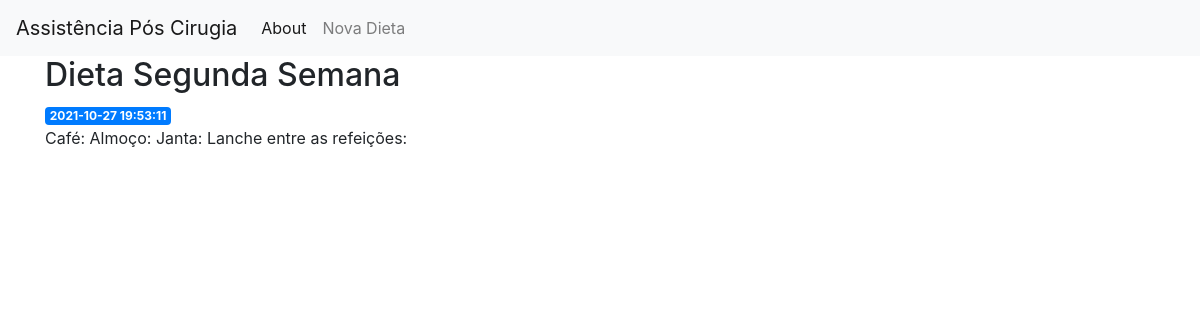
/2, run on the app's committed database.
### app.py (models this page shows)
class Posts(db.Model):
    id = db.Column(db.Integer, primary_key=True)
    created = db.Column(db.DateTime, default=datetime.datetime.utcnow)
    title = db.Column(db.String(80), nullable=False)
    content = db.Column(db.String(200), nullable=False)

### app.py (the view)
@app.route('/<int:post_id>')
def post(post_id):
    post = get_post(post_id)
    return render_template('post.html', post=post)

### app.py (called while the page is built)
def get_post(post_id):
    post = Posts.query.filter_by(id=post_id).first()
    if post is None:
        abort(404)
    return post

### templates/post.html
{% extends 'base.html' %}
{% block content %}
    <h2>{% block title %} {{ post['title'] }} {% endblock %}</h2>
    <span class="badge badge-primary">{{ post['created'] }}</span>
    <p>{{ post['content'] }}</p>
{% endblock %}

### data on the page
Posts: title "Dieta Segunda Semana", created "2021-10-27 19:53:11", content "Café: Almoço: Janta: Lanche entre as refeições:"
